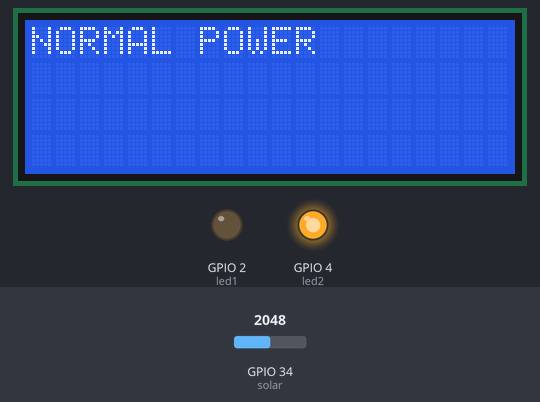
This sketch was run on a simulated ESP32. Parts: 20×4 character LCD, output pins drawn as LEDs (lit = HIGH). Inputs (shaded band) come from the test bench; at power-on: GPIO 34 (solar) = 2048. What the sketch prints to the serial monitor is not drawn.

Above: at 1.2 s.
1.3 s: GPIO 34 (solar) set to 3173
2.8 s: GPIO 34 (solar) set to 3266
At 3.4 s:
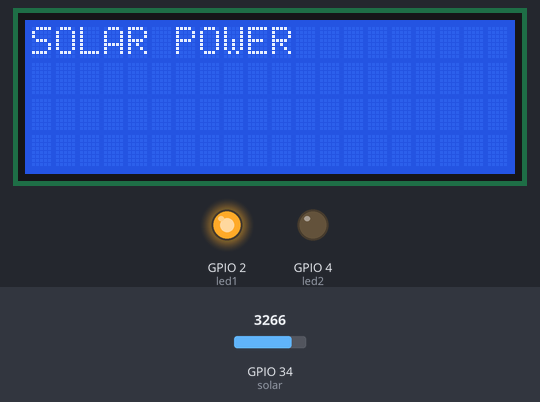
4.6 s: GPIO 34 (solar) set to 3160
At 5.8 s:
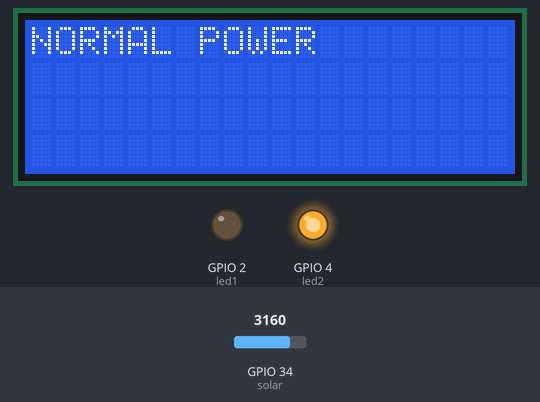
6.1 s: GPIO 34 (solar) set to 3240
At 7.4 s:
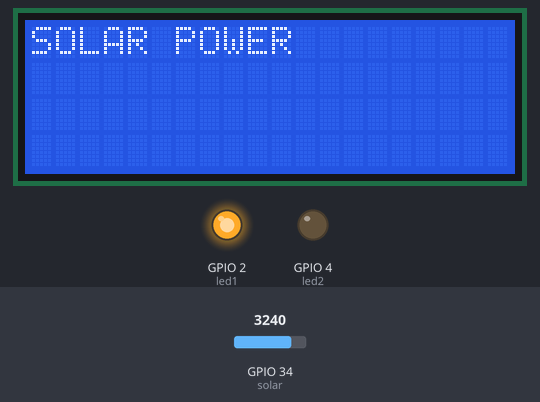
Timing chart, 0 to 8.7 s (numbered marks = the images above; inputs shaded):
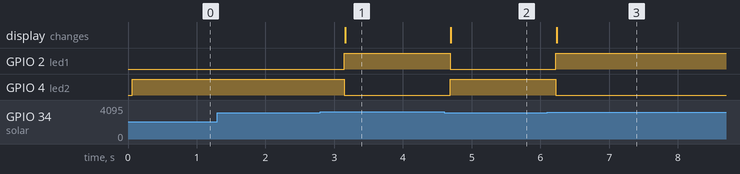

Measured:
- the behaviour switches between 3199 and 3200 on GPIO 34 (solar) (found by bisection; images 0 and 1)
- after the input at 1.3 s, every drawn part: stays the same
- after the input at 2.8 s, GPIO 2 (led1): LOW → HIGH after 0.35 s; GPIO 4 (led2): HIGH → LOW after 0.35 s; the display: changes after 0.36 s (image 1)
- after the input at 4.6 s, GPIO 2 (led1): HIGH → LOW after 0.09 s; GPIO 4 (led2): LOW → HIGH after 0.09 s; the display: changes after 0.10 s (image 2)
- after the input at 6.1 s, GPIO 2 (led1): LOW → HIGH after 0.13 s; GPIO 4 (led2): HIGH → LOW after 0.13 s; the display: changes after 0.14 s (image 3)

The sketch:

Solar.ino
```cpp
#include <Wire.h>
#include <LiquidCrystal_I2C.h>

int led1 = 2;
int led2 = 4;
const int solar = 34;
int sol = 0;

LiquidCrystal_I2C lcd(0x27,20,4);

void setup()
{
  lcd.init();
  lcd.backlight();
  Serial.begin(115200);
  pinMode(led1, OUTPUT);
  pinMode(led2, OUTPUT);
}


void loop(){
  sol = analogRead(solar);
  Serial.println(sol);
  if(sol >= 3200){
    digitalWrite(led1, HIGH);
    digitalWrite(led2, LOW);
    Serial.println("SOLAR POWER");
    lcd.setCursor(0,0);
    lcd.println("SOLAR POWER");
  }
  else{
    digitalWrite(led2, HIGH);
    digitalWrite(led1, LOW);
    Serial.println("NORMAL POWER");
    lcd.setCursor(0,0);
    lcd.println("NORMAL POWER");
  }
  delay(500);
}
```
